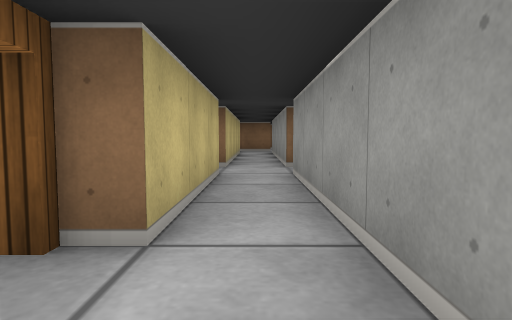
view 1 (above)

15 first-person views from a walk through a cub3D ray-caster map. The camera is about half as high as the walls, tilts 4° down and sees 75° across. The floor is counted in squares. Each view is taken from the middle of a square. On the plan, view 1 faces up. The plan holds only what a view shows up to about 9 squares ahead; the rest is blank.

view 2
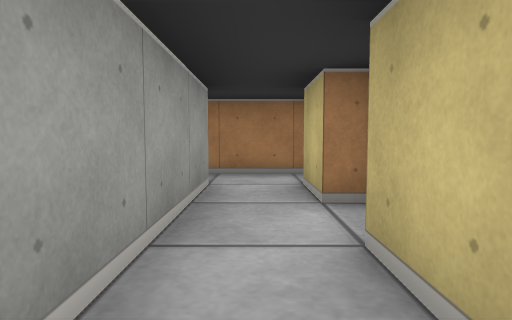

view 3
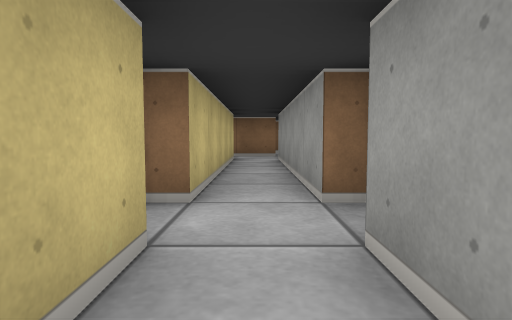

view 4
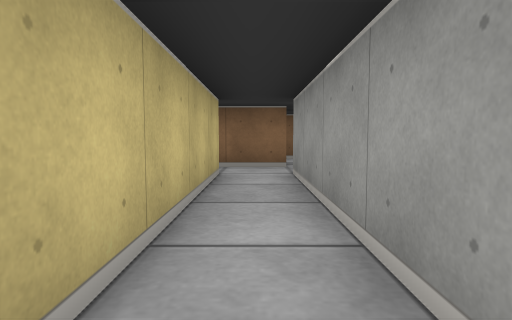

view 5
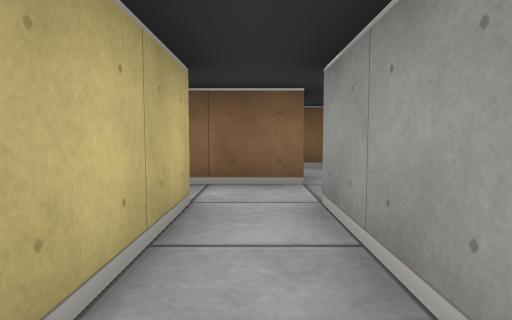

view 6
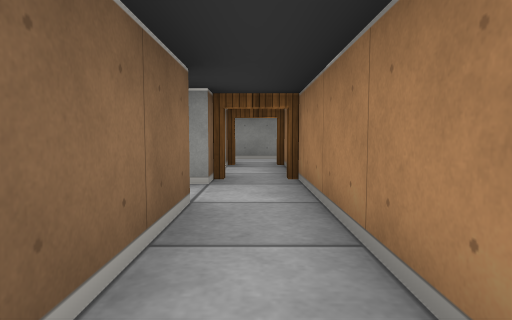

view 7
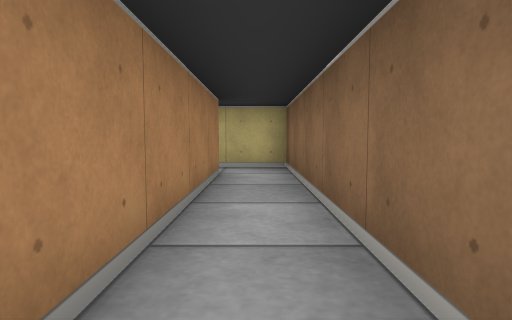

view 8
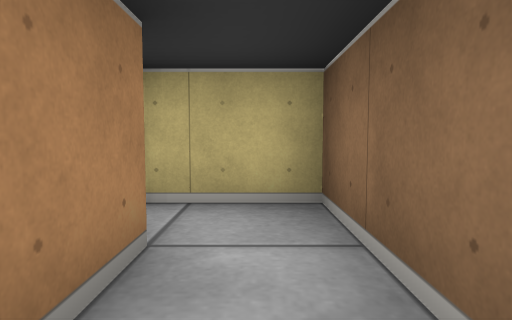

view 9
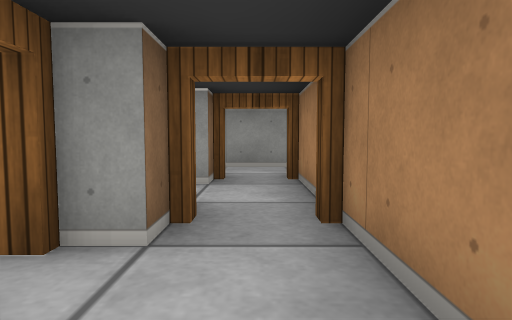

view 10
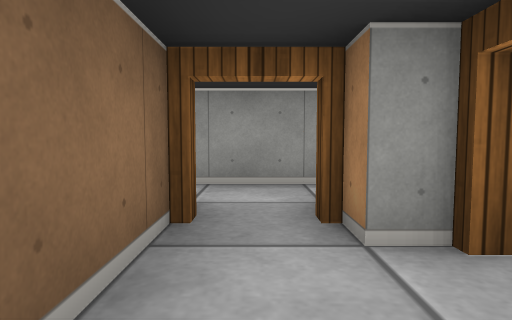

view 11
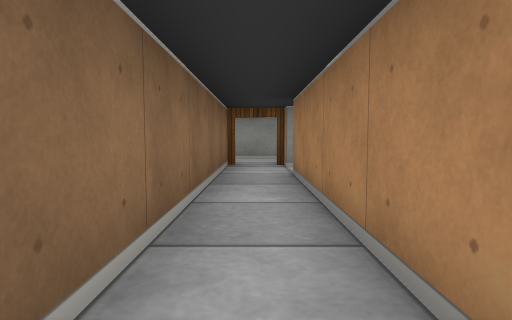

view 12
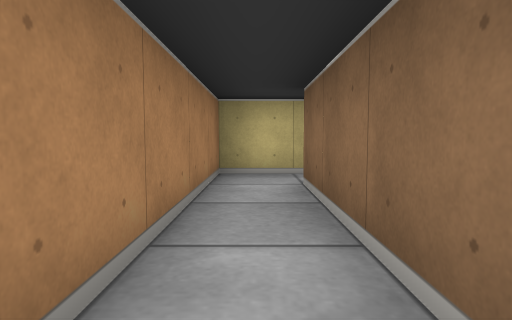

view 13
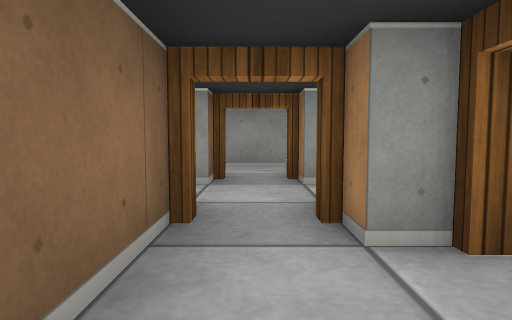

view 14
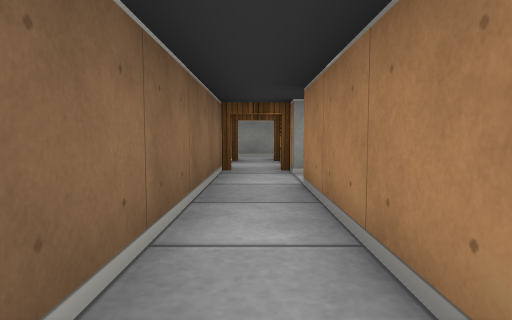

view 15
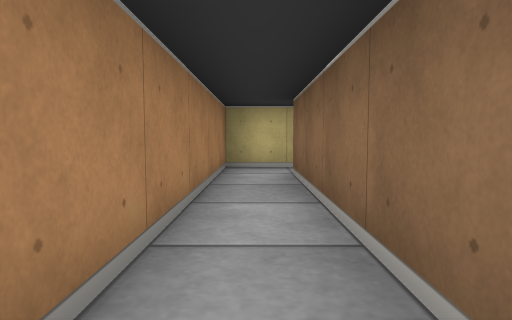

### Floor plan
Ten units are one square. View 1 is at (0, 0); x grows to the right and y downward. Boxes are objects, and circles mark ways between rooms. Rooms are numbered by the first view taken in them; rooms with no view inside come last. Other rooms are left out.
<svg viewBox="-80 -120 96 145">
<path fill="none" stroke="#000" d="M-5 -45 -5 -15M5 -55 5 -105M-5 -5 -5 5M-5 -105 -5 -55M5 5 5 -45M6 -115 -8 -115M-11 15 11 15M-65 15 -11 15M-25 5 -75 5 -75 19M-75 -18 -75 -5 -25 -5M-5 -15 -65 -15M-75 -56 -75 -45 -25 -45M-5 -55 -65 -55"/>
<circle cx="-10" cy="10" r="3" fill="#2a7"/>
<circle cx="-10" cy="-10" r="3" fill="#2a7"/>
<circle cx="-10" cy="-50" r="3" fill="#2a7"/>
<circle cx="-20" cy="0" r="3" fill="#2a7"/>
<text x="0" y="-50">1</text>
<text x="-50" y="10">2</text>
<text x="-50" y="-10">3</text>
<text x="-50" y="-50">4</text>
</svg>
Room 1 opens to room 2. Room 1 opens to room 3. Room 1 opens to room 4. Room 2 opens to room 3.

Where each view was taken, in squares from view 1:
view 1: 0 up, 0 right, facing up
view 2: 3 up, 0 right, facing down
view 3: 3 up, 0 right, facing up
view 4: 6 up, 0 right, facing up
view 5: 8 up, 0 right, facing up
view 6: 1 down, 5 left, facing right
view 7: 1 down, 2 left, facing left
view 8: 1 down, 5 left, facing left
view 9: 1 down, 3 left, facing right
view 10: 1 up, 3 left, facing right
view 11: 1 up, 7 left, facing right
view 12: 1 up, 3 left, facing left
view 13: 5 up, 3 left, facing right
view 14: 5 up, 6 left, facing right
view 15: 5 up, 2 left, facing left
